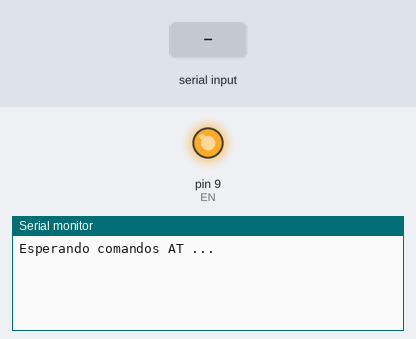
Bench run of a sketch on a simulated Arduino Uno, built with avr-gcc and run on an emulated ATmega328P. On the bench: output pins drawn as LEDs (lit = HIGH), the last lines printed to the serial monitor. Inputs (shaded band) come from the test bench. Pins used as bus, display or sensor lines are not drawn.

Above: at 1.7 s.
1.8 s: "HC-05\n" received over the second serial link
At 2.1 s:
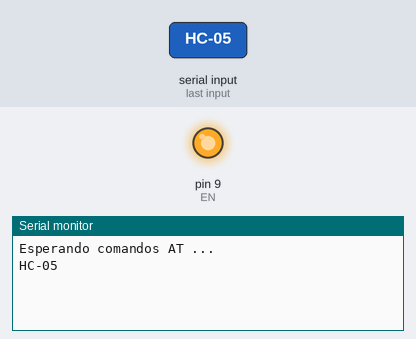
3.3 s: "1" received over the second serial link
At 4.5 s:
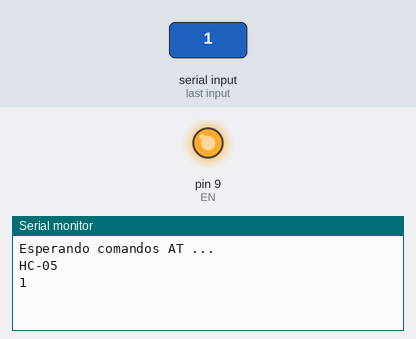

Measured:
- after the input at 1.8 s, the serial monitor: prints a new line at once (image 1)
- after the input at 3.3 s, the serial monitor: prints a new line at once (image 2)

The sketch:

CONFIGURACION_BLUETOOTH.ino
```cpp
/*  TITULO: Configurar módulo Bluetooth HC-05 mediante comandos AT

    AUTOR:

    MARIANO DEL CAMPO GARCÍA (@2016) --> INGENIERO TÉCNICO INDUSTRIAL ESPECIALIDAD ELECTRÓNICA
    - FACEBOOK: https://www.facebook.com/mariano.delcampogarcia
    - TWITTER: https://twitter.com/MarianoCampoGa
    - CORREO: marianodc83@gmail.com


    DESCRIPCIÓN DEL PROGRAMA

    Con este programa podemos configurar el módulo Bluetooth HC-05 mediante comandos AT, de la siguiente manera:
    - AT+ORGL: Restauramos los valores por defecto del módulo Bluetooth HC-05. Responde con OK.
      - Modo de trabajo: Modo Esclavo (+ROLE:0).
      - Modo de conexión: Se conecta al módulo Bluetooth especificado (+CMOD:0).
      - Velocidad de transmisión: 38400 bps; Bit de parada: 1 bit; Bit de paridad: Sin paridad (+UART:38400,0,0.)
      - Pin o contraseña: 1234 (+PSWD:1234).
      - Nombre del módulo: “H-C-2010-06-01” o "HC-05" (Se puede modificar pero no nos responde con el nombre)
    - AT: Test de comunicación. Responde con OK.
    - AT+VERSION: Preguntamos por la versión del módulo Bluetooth HC-05. Responde +VERSION:2.0-20100601.
    - AT+UART=X,Y,Z: Configura la velocidad de trasmisión del modulo según el valor de “X” (1200 bps, 2400 bps,
      4800 bps, 9600 bps, 19200 bps, 38400 bps, 57600 bps, 115200 bps, 230400 bps, 460800 bps, 921600 bps y
      1382400 bps. Con el valor de "Y" se configura el bit de parada (0 -> 1 bit y 1-> 2 bits) y con el valor de
      "Z" se configura el bit de paridad (0 -> Sín paridad, 1 -> Paridad impar y 2 -> Paridad Par).
      Con el comando AT+UART=38400,0,0 se configura el módulo Bluetooth HC-05 con una velocidad de comunicación de
      38400 bps, con un bit de parada y sin paridad. Nos responde con OK.
    - AT+UART: Preguntamos por el estado de la comunicación UART. Nos responde con +UART:38400,0,0.
    - AT+NAME=XXXX: Configura el nombre con el que se visualizara el módulo, soporta hasta 20 caracteres. Por ejemplo
      con el comando AT+NAME=Arduino_HC-05 configura el nombre del modulo a Arduino_HC-05. Responde con OK.
    - AT+PSWD=XXXX: Configura el Pin o la contraseña de acceso al modulo Bluetooth HC-05. Con el comando AT+PSWD=1234
      se configura el pin a 1234. Responde con OK.
    - AT+PSWD: Preguntamos por el pin. Nos responde con +PSWD:1234.
    - AT+CMODE = X: Cambiamos el modo de conexión del módulo (0 -> Se conecta al dispositivo Bluetooth especificado y
      1 -> Se conecta a cualquier dispositivo Bluetooth disponible). Con el comando AT+CMODE = 1 se configura el módulo
      Bluetooth HC-05 para que pueda conectarse a cualquier dispositivo Bluetooth disponible (sin dirección requerida).
      Responde con OK.
    - AT+CMODE: Preguntamos por el modo de conexión del módulo. Responde con +CMOD:1.
    - AT+ROLE = X: Cambiamos el modo de trabajo del módulo (0 -> Modo Esclavo y 1 -> Modo Maestro). Con el comando
      AT+ROLE = 0 configuramos el módulo Bluetooth para que trabaje como Esclavo de otro dispositivo Bluetooth.
      Responde con OK.
    - AT+ROLE: Preguntamos por el modo de trabajo del módulo. Responde con +ROLE:0.
    Aunque hay multitud de comandos AT, los anteriores son los que vamos a utilizar con una mayor frecuencia.

    **NOTA:
    Para entrar en el modo de comandos AT (LED parpadea cada 2 segundos) tenemos que estar presionando el botón que trae
    el módulo al ejecutar el monitor serie del IDE de Arduino .


    ESQUEMA DE CONEXION

                                      +-----+
         +----[PWR]-------------------| USB |--+
         |                            +-----+  |
         |         GND/RST2  [ ][ ]            |
         |       MOSI2/SCK2  [ ][ ]  A5/SCL[ ] |
         |          5V/MISO2 [ ][ ]  A4/SDA[ ] |
         |                             AREF[ ] |
         |                              GND[ ] |
         | [ ]N/C                    SCK/13[ ] |
         | [ ]IOREF                 MISO/12[ ] |
         | [ ]RST                   MOSI/11[ ]~|   Pin RX del módulo Bluetooth HC-05
         | [ ]3V3    +---+               10[ ]~|   Pin TX del módulo Bluetooth HC-05
         | [ ]5v    -| A |-               9[ ]~|   Pin EN del módulo Bluetooth HC-05
         | [ ]GND   -| R |-               8[ ] |   Pin VCC del módulo Bluetooth HC-05
         | [ ]GND   -| D |-                    |
         | [ ]Vin   -| U |-               7[ ] |
         |          -| I |-               6[ ]~|
         | [ ]A0    -| N |-               5[ ]~|
         | [ ]A1    -| O |-               4[ ] |
         | [ ]A2     +---+           INT1/3[ ]~|
         | [ ]A3                     INT0/2[ ] |
         | [ ]A4/SDA  RST SCK MISO     TX>1[ ] |
         | [ ]A5/SCL  [ ] [ ] [ ]      RX<0[ ] |
         |            [ ] [ ] [ ]              |
         |  UNO_R3    GND MOSI 5V  ____________/
          \_______________________/


  NOTAS:

   - Alimentación del módulo Bluetooth HC-05:
     - Pin VCC del módulo Bluetooth HC-05 --> Pin digital 8 de Arduino.
     - Pin GND del módulo Bluetooth HC-05 --> GND de Arduino.
*/

  // Añadimos la librería que permite añadir pines para la comunicación serie
  #include <SoftwareSerial.h>

  // Definimos el objeto para la comunicación serie
  SoftwareSerial BT(10,11); // 10 RX, 11 TX.

  int VCC = 8; // Pin digital para alimentar el módulo Bluetooth HC-05
  int EN = 9; // Pin digital para la habilitación del módulo Bluetooth HC-05


  void setup()
  {
    pinMode(VCC, OUTPUT); // Pin digital 8 como salida
    pinMode(EN, OUTPUT); // Pin digital 9 como salida

    digitalWrite(EN, HIGH);  // Habilitamos el módulo Bluetooth HC-05
    delay(500); // Esperamos 500 ms
    digitalWrite (VCC, HIGH); // Encendemos el módulo Bluetooth HC-05

    Serial.begin(9600); // Comienzo la comunicación con el monitor serie
    BT.begin(38400); // Comienzo de la comunicación con el módulo Bluetooth HC-05 (por defecto)

    Serial.println("Esperando comandos AT ... ");
  }

  void loop()
  {
    // Si hay datos disponibles en el monitor serie
    if(Serial.available())
    {
       // Escribimos los valores en el módulo bluetooth HC-05
       BT.write(Serial.read());
    }

    // Si hay datos disponibles en el módulo bluetooth HC-05
    if(BT.available())
    {
      // Mostramos los valores en el monitor serie
      Serial.write(BT.read());
    }
  }
```
